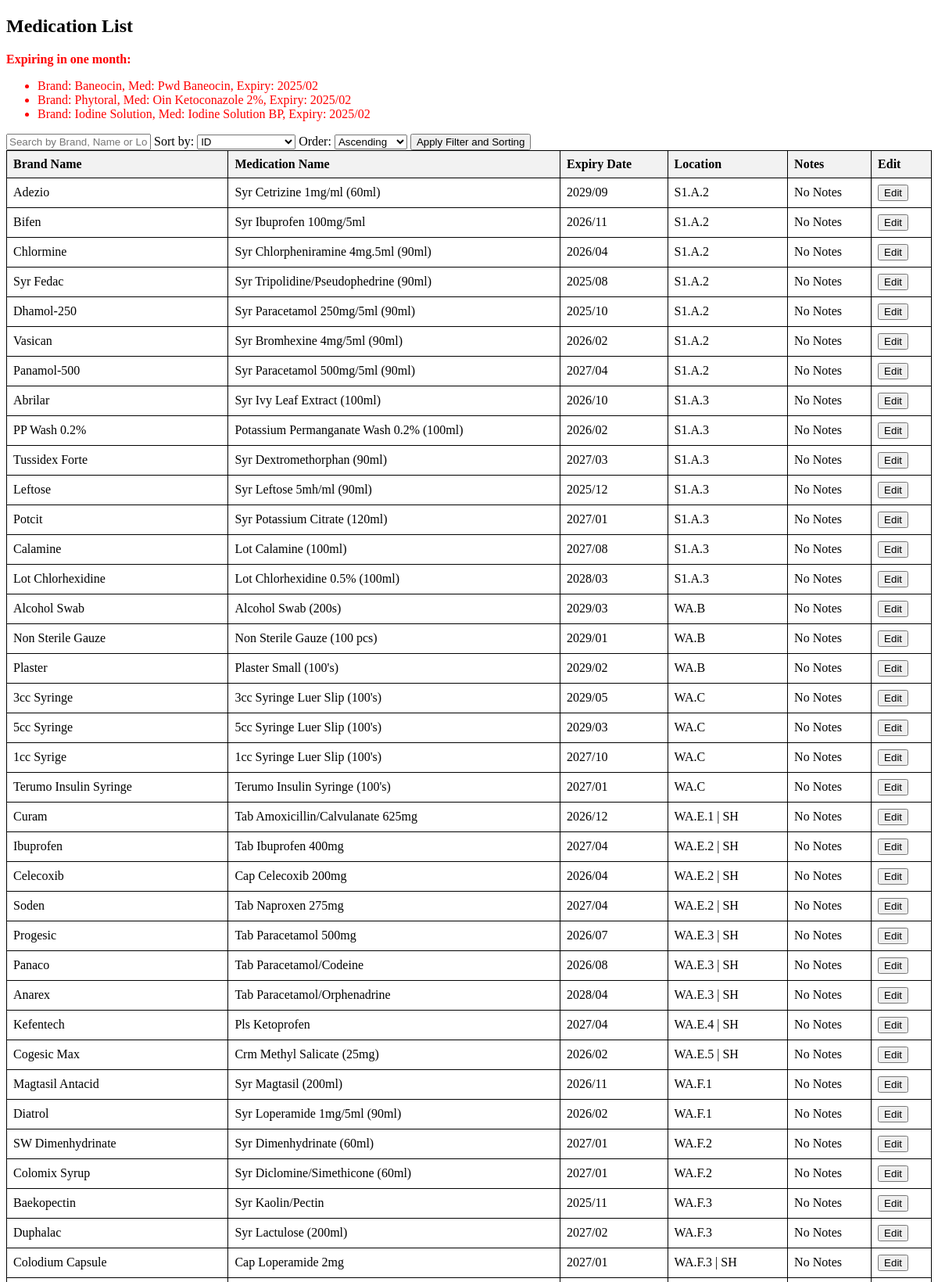
/medications (upper part), run on the app's committed database.
### tables this page shows
CREATE TABLE medications (
            medication_id INTEGER PRIMARY KEY AUTOINCREMENT,
            brand_name TEXT NOT NULL,
            medication_name TEXT NOT NULL,
            expiry_date TEXT NOT NULL,
            location TEXT,
            notes TEXT
        );

### app.py (the view, shortened to what this page needs)
@app.route("/medications", methods=["GET"])
def medications():
    db = MedicationDatabase()
    search_term = request.args.get("search_term", "")
    sort_by = request.args.get("sort_by", "medication_id")
    sort_order = request.args.get("sort_order", "asc")
    with db as db_conn:
        query = "SELECT * FROM medications"
        query_args = []
        query += f" ORDER BY {sort_by} {sort_order}"
        db_conn.cursor.execute(query, query_args)
        medications = db_conn.cursor.fetchall()
    expiry_alerts = get_expiry_alerts(
        db
    )  # Added this to render the expiry alerts in this page also.
    return render_template(
        "medications.html",
        medications=medications,
        sort_by=sort_by,
        search_term=search_term,
        sort_order=sort_order,
        expiry_alerts=expiry_alerts,
        db=db,
    )

### database.py (called while the page is built)
    def __enter__(self):
        self.conn = sqlite3.connect(self.db_name)
        self.cursor = self.conn.cursor()
        return self

    def __exit__(self, exc_type, exc_val, exc_tb):
        if self.conn:
            self.conn.close()

### templates/medications.html (shortened to what this page needs)
<!DOCTYPE html>
<html lang="en">
<head>
</head>
<body>
    <h2>Medication List</h2>
    {% if expiry_alerts['expired'] or expiry_alerts['expiring_in_one_month'] or expiry_alerts['expiring_in_two_months']
    or expiry_alerts['closest_expiry'] %}
    <div style="color: red;">
        {% if expiry_alerts['expiring_in_one_month'] %}
        <p><strong>Expiring in one month:</strong></p>
        <ul>
            {% for med in expiry_alerts['expiring_in_one_month'] %}
            <li>Brand: {{med[1]}}, Med: {{med[2]}}, Expiry: {{med[3]}}</li>
            {% endfor %}
        </ul>
        {% endif %}
    </div>
    {% endif %}
    <form method="get">
        <input type="text" name="search_term" placeholder="Search by Brand, Name or Location"
            value="{{ search_term if search_term else ''}}">
        <label for="sort_by">Sort by:</label>
        <select name="sort_by" id="sort_by">
            <option value="medication_id" {% if sort_by=="medication_id" %}selected{% endif %}>ID</option>
        </select>
        <label for="sort_order">Order:</label>
        <select name="sort_order" id="sort_order">
            <option value="asc" {% if sort_order=="asc" %}selected{% endif %}>Ascending</option>
        </select>
        <button type="submit">Apply Filter and Sorting</button>
    </form>
    <table>
        <thead>
            <tr>
                <th>Brand Name</th>
                <th>Medication Name</th>
                <th>Expiry Date</th>
                <th>Location</th>
                <th>Notes</th>
                <th>Edit</th>
            </tr>
        </thead>
        <tbody>
            {% for medication in medications %}
            <tr
                class="{% if medication in expiry_alerts['expired'] %}expired{% elif medication in expiry_alerts['expiring_in_one_month'] or medication in expiry_alerts['expiring_in_two_months'] %}expiring{% endif %}">
                <td>{{ medication[1] }}</td>
                <td>{{ medication[2] }}</td>
                <td>{{ medication[3] }}</td>
                <td>{{ medication[4] }}</td>
                <td>{{ medication[5] if medication[5] else 'No Notes' }}</td>
                <td> <a href="/edit/{{medication[0]}}"><button>Edit</button></a> </td>
            </tr>
            {% endfor %}
        </tbody>
    </table>
</body>
</html>

### templates/medications.html (style rules this page uses)
table { border-collapse: collapse; width: 100%; }
th, td { border: 1px solid black; padding: 8px; text-align: left; }
th { background-color: #f2f2f2; }

### data on the page
medications: brand_name "Baneocin", medication_name "Pwd Baneocin", expiry_date "2025/02"
medications: brand_name "Phytoral", medication_name "Oin Ketoconazole 2%", expiry_date "2025/02"
medications: brand_name "Iodine Solution", medication_name "Iodine Solution BP", expiry_date "2025/02"
medications: brand_name "Adezio", medication_name "Syr Cetrizine 1mg/ml (60ml)", expiry_date "2029/09", location "S1.A.2", notes "No Notes"
medications: brand_name "Bifen", medication_name "Syr Ibuprofen 100mg/5ml", expiry_date "2026/11", location "S1.A.2", notes "No Notes"
medications: brand_name "Chlormine", medication_name "Syr Chlorpheniramine 4mg.5ml (90ml)", expiry_date "2026/04", location "S1.A.2", notes "No Notes"
medications: brand_name "Syr Fedac", medication_name "Syr Tripolidine/Pseudophedrine (90ml)", expiry_date "2025/08", location "S1.A.2", notes "No Notes"
medications: brand_name "Dhamol-250", medication_name "Syr Paracetamol 250mg/5ml (90ml)", expiry_date "2025/10", location "S1.A.2", notes "No Notes"
medications: brand_name "Vasican", medication_name "Syr Bromhexine 4mg/5ml (90ml)", expiry_date "2026/02", location "S1.A.2", notes "No Notes"
medications: brand_name "Panamol-500", medication_name "Syr Paracetamol 500mg/5ml (90ml)", expiry_date "2027/04", location "S1.A.2", notes "No Notes"
medications: brand_name "Abrilar", medication_name "Syr Ivy Leaf Extract (100ml)", expiry_date "2026/10", location "S1.A.3", notes "No Notes"
medications: brand_name "PP Wash 0.2%", medication_name "Potassium Permanganate Wash 0.2% (100ml)", expiry_date "2026/02", location "S1.A.3", notes "No Notes"
medications: brand_name "Tussidex Forte", medication_name "Syr Dextromethorphan (90ml)", expiry_date "2027/03", location "S1.A.3", notes "No Notes"
medications: brand_name "Leftose", medication_name "Syr Leftose 5mh/ml (90ml)", expiry_date "2025/12", location "S1.A.3", notes "No Notes"
medications: brand_name "Potcit", medication_name "Syr Potassium Citrate (120ml)", expiry_date "2027/01", location "S1.A.3", notes "No Notes"
medications: brand_name "Calamine", medication_name "Lot Calamine (100ml)", expiry_date "2027/08", location "S1.A.3", notes "No Notes"
medications: brand_name "Lot Chlorhexidine", medication_name "Lot Chlorhexidine 0.5% (100ml)", expiry_date "2028/03", location "S1.A.3", notes "No Notes"
medications: brand_name "Alcohol Swab", medication_name "Alcohol Swab (200s)", expiry_date "2029/03", location "WA.B", notes "No Notes"
medications: brand_name "Non Sterile Gauze", medication_name "Non Sterile Gauze (100 pcs)", expiry_date "2029/01", location "WA.B", notes "No Notes"
medications: brand_name "Plaster", medication_name "Plaster Small (100's)", expiry_date "2029/02", location "WA.B", notes "No Notes"
medications: brand_name "3cc Syringe", medication_name "3cc Syringe Luer Slip (100's)", expiry_date "2029/05", location "WA.C", notes "No Notes"
medications: brand_name "5cc Syringe", medication_name "5cc Syringe Luer Slip (100's)", expiry_date "2029/03", location "WA.C", notes "No Notes"
medications: brand_name "1cc Syrige", medication_name "1cc Syringe Luer Slip (100's)", expiry_date "2027/10", location "WA.C", notes "No Notes"
medications: brand_name "Terumo Insulin Syringe", medication_name "Terumo Insulin Syringe (100's)", expiry_date "2027/01", location "WA.C", notes "No Notes"
medications: brand_name "Curam", medication_name "Tab Amoxicillin/Calvulanate 625mg", expiry_date "2026/12", location "WA.E.1 | SH", notes "No Notes"
medications: brand_name "Ibuprofen", medication_name "Tab Ibuprofen 400mg", expiry_date "2027/04", location "WA.E.2 | SH", notes "No Notes"
medications: brand_name "Celecoxib", medication_name "Cap Celecoxib 200mg", expiry_date "2026/04", location "WA.E.2 | SH", notes "No Notes"
medications: brand_name "Soden", medication_name "Tab Naproxen 275mg", expiry_date "2027/04", location "WA.E.2 | SH", notes "No Notes"
medications: brand_name "Progesic", medication_name "Tab Paracetamol 500mg", expiry_date "2026/07", location "WA.E.3 | SH", notes "No Notes"
medications: brand_name "Panaco", medication_name "Tab Paracetamol/Codeine", expiry_date "2026/08", location "WA.E.3 | SH", notes "No Notes"
medications: brand_name "Anarex", medication_name "Tab Paracetamol/Orphenadrine", expiry_date "2028/04", location "WA.E.3 | SH", notes "No Notes"
medications: brand_name "Kefentech", medication_name "Pls Ketoprofen", expiry_date "2027/04", location "WA.E.4 | SH", notes "No Notes"
medications: brand_name "Cogesic Max", medication_name "Crm Methyl Salicate (25mg)", expiry_date "2026/02", location "WA.E.5 | SH", notes "No Notes"
medications: brand_name "Magtasil Antacid", medication_name "Syr Magtasil (200ml)", expiry_date "2026/11", location "WA.F.1", notes "No Notes"
medications: brand_name "Diatrol", medication_name "Syr Loperamide 1mg/5ml (90ml)", expiry_date "2026/02", location "WA.F.1", notes "No Notes"
medications: brand_name "SW Dimenhydrinate", medication_name "Syr Dimenhydrinate (60ml)", expiry_date "2027/01", location "WA.F.2", notes "No Notes"
medications: brand_name "Colomix Syrup", medication_name "Syr Diclomine/Simethicone (60ml)", expiry_date "2027/01", location "WA.F.2", notes "No Notes"
medications: brand_name "Baekopectin", medication_name "Syr Kaolin/Pectin", expiry_date "2025/11", location "WA.F.3", notes "No Notes"
medications: brand_name "Duphalac", medication_name "Syr Lactulose (200ml)", expiry_date "2027/02", location "WA.F.3", notes "No Notes"
medications: brand_name "Colodium Capsule", medication_name "Cap Loperamide 2mg", expiry_date "2027/01", location "WA.F.3 | SH", notes "No Notes"
